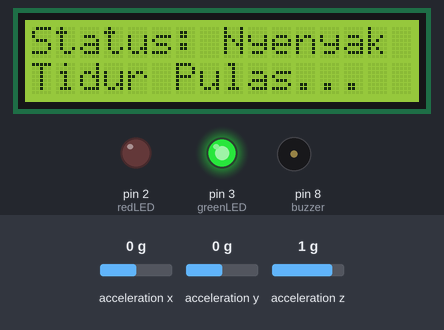
Bench run of a sketch on a simulated Arduino Uno, built with avr-gcc and run on an emulated ATmega328P. On the bench: 16×2 character LCD, output pins drawn as LEDs (lit = HIGH), buzzer (waves = sounding). Wiring (inferred from the names in the program): MPU-6050 motion sensor at I2C address 0x68. Inputs (shaded band) come from the test bench; at power-on: acceleration x 0 g, acceleration y 0 g, acceleration z 1 g. What the sketch prints to the serial monitor is not drawn.

Above: at 4.2 s.
4.3 s: acceleration x set to -1.4 g
At 5.29 s:
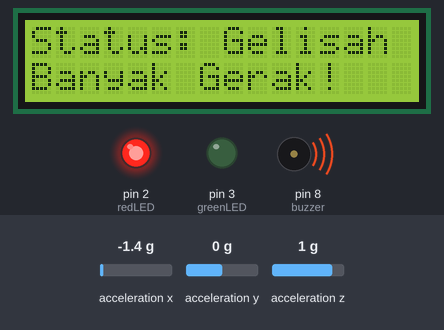
At 6.0 s:
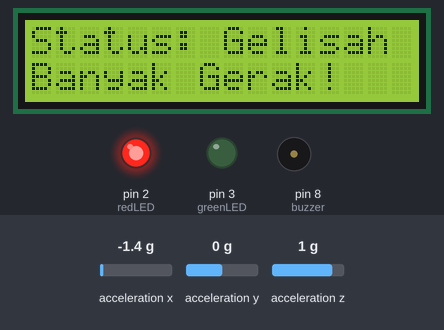
Timing chart, 0 to 7.7 s (numbered marks = the images above; inputs shaded):
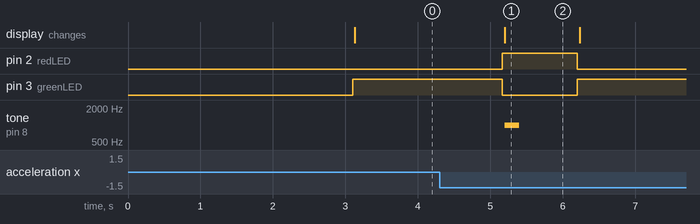

The sketch:

sketch_apr23a.ino
```cpp
#include <Wire.h>
#include <LiquidCrystal_I2C.h>

// Alamat I2C untuk MPU6050 dan LCD
const int MPU_ADDR = 0x68;
LiquidCrystal_I2C lcd(0x27, 16, 2); // Umumnya 0x27 atau 0x3F

// Definisi Pin Komponen
const int redLED = 2;
const int greenLED = 3;
const int buzzer = 8; // Buzzer menggunakan Jalur Pin 8 via Resistor

// Variabel untuk menyimpan data Akselerometer MPU6050
float x, y, z;
float last_x, last_y, last_z;

// Batas toleransi gerakan tidur (Aktigrafi)
// Semakin kecil angka ini, sensor akan semakin sensitif mendeteksi gerakan bantal/kasur
float batasGerakan = 1.2;

void setup() {
  Serial.begin(9600);
  Wire.begin();

  // PROTEKSI: Mencegah MPU6050 macet akibat drop tegangan dari buzzer
  Wire.setWireTimeout(3000, true);

  // Membangunkan MPU6050 dari mode hemat daya (Sleep Mode)
  Wire.beginTransmission(MPU_ADDR);
  Wire.write(0x6B); // Register Manajemen Daya
  Wire.write(0);    // Set ke 0 untuk mengaktifkan sensor
  Wire.endTransmission(true);

  // Mengatur semua pin komponen sebagai OUTPUT
  pinMode(redLED, OUTPUT);
  pinMode(greenLED, OUTPUT);
  pinMode(buzzer, OUTPUT);

  // Inisialisasi Tampilan Layar LCD
  lcd.init();
  lcd.backlight();
  lcd.setCursor(0, 0);
  lcd.print(" Sistem Dimulai ");
  lcd.setCursor(0, 1);
  lcd.print("  Sleep Monitor ");
  delay(3000);
  lcd.clear();
}

void loop() {
  // Meminta data akselerasi mentah dari MPU6050
  Wire.beginTransmission(MPU_ADDR);
  Wire.write(0x3B); // Alamat register awal untuk data sumbu X, Y, Z
  Wire.endTransmission(false);
  Wire.requestFrom(MPU_ADDR, 6, true);

  // Menggabungkan byte High dan Low menjadi nilai utuh (integer 16-bit)
  int16_t ax = (Wire.read() << 8 | Wire.read());
  int16_t ay = (Wire.read() << 8 | Wire.read());
  int16_t az = (Wire.read() << 8 | Wire.read());

  // Mengonversi nilai mentah menjadi satuan G-Force (Gravitasi)
  x = ax / 16384.0;
  y = ay / 16384.0;
  z = az / 16384.0;

  // Menghitung selisih getaran/kemiringan dari detik sebelumnya (Absolut)
  float deltaX = abs(x - last_x);
  float deltaY = abs(y - last_y);
  float deltaZ = abs(z - last_z);

  // Total akumulasi pergerakan tubuh saat tidur
  float totalGerakan = deltaX + deltaY + deltaZ;

  // --- LOGIKA EVALUASI KUALITAS TIDUR ---
  if (totalGerakan > batasGerakan) {
    // 1. Kondisi: TIDUR GELISAH (Banyak gerakan)
    digitalWrite(redLED, HIGH);   // Lampu Merah MENYALA
    digitalWrite(greenLED, LOW);  // Lampu Hijau MATI

    // Tampilan di LCD
    lcd.setCursor(0, 0);
    lcd.print("Status: Gelisah ");
    lcd.setCursor(0, 1);
    lcd.print("Banyak Gerak!   ");

    // BUNYIKAN BUZZER: Frekuensi 1000Hz, durasi 200 milidetik
    tone(buzzer, 1000, 200);
  } else {
    // 2. Kondisi: TIDUR NYENYAK (Tenang / Pulas)
    digitalWrite(redLED, LOW);    // Lampu Merah MATI
    digitalWrite(greenLED, HIGH); // Lampu Hijau MENYALA

    // Tampilan di LCD
    lcd.setCursor(0, 0);
    lcd.print("Status: Nyenyak ");
    lcd.setCursor(0, 1);
    lcd.print("Tidur Pulas...  ");
  }

  // Mengirim data ke laptop untuk dipantau secara visual grafik (Serial Plotter)
  Serial.print("Gerakan:");
  Serial.println(totalGerakan);

  // Menyimpan posisi sensor saat ini untuk pembanding pada loop 1 detik berikutnya
  last_x = x;
  last_y = y;
  last_z = z;

  // Interval pengambilan data (setiap 1 detik sekali)
  delay(1000);
}
```

Measured:
- after the input at 4.3 s, pin 2 (redLED): LOW → HIGH after 0.86 s, → LOW 1.0 s later; pin 3 (greenLED): HIGH → LOW after 0.86 s, → HIGH 1.0 s later; tone on pin 8 (buzzer): silent → 1000 Hz after 0.90 s, → silent 0.20 s later; the display: changes after 0.90 s (image 1)
- what the display in image 1 shows lasts 1.0 s, from 5.2 s to 6.2 s
